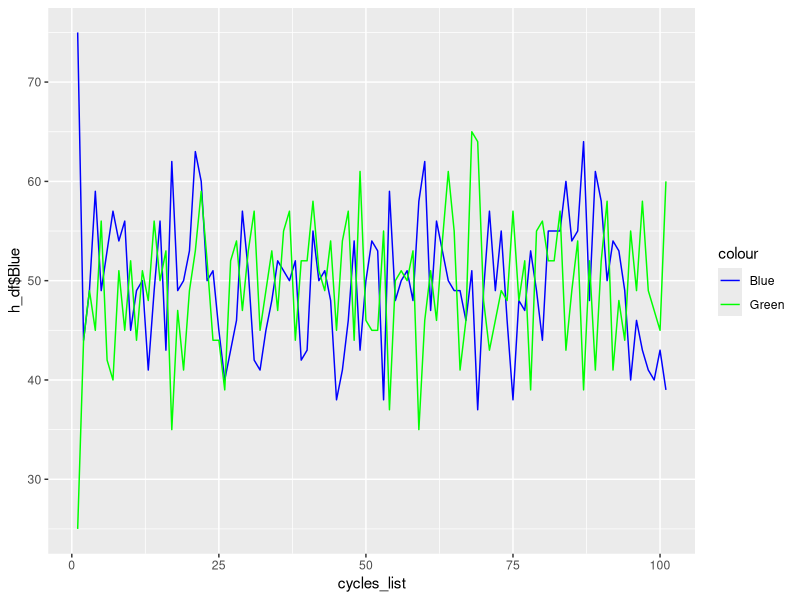

Generate this figure with R:
ptm <- proc.time()
# Initial parameters
blue_ant_number <- 75
green_ant_number <- 25
size <- 4
cycles <- 100
death <- TRUE
death_rate <- 50
birth <- TRUE
birth_rate <- 50


# run_colony <- function(blue_ant_number, green_ant_number, size, cycles){

total_ants <- blue_ant_number + green_ant_number

# Creating area for ants to move in (dimensions: size x size)
positions <- vector()
positions[1:(size^2)] <- c(1:(size^2))

# Creating the color history matrix and recording initial values
initial_blue <- c(blue_ant_number, integer(cycles))
initial_green <- c(green_ant_number, integer(cycles))
h_df <- data.frame(initial_blue, initial_green)
names(h_df) <- c("Blue", "Green")

# Creating the colony matrix
ant_matrix <- matrix(nrow=total_ants, ncol = 4)
column_names <- c("color", "position", "blue_met", "green_met")
colnames(ant_matrix) <- column_names

# Populating matrix with blue ants
ant_matrix[1:blue_ant_number, 1] <- "blue"
ant_matrix[1:blue_ant_number, 3:4] <- c(0,0)
ant_matrix[1:blue_ant_number, 2] <- sample(positions, blue_ant_number, replace = TRUE)

# Populating matrix with green ants
ant_matrix[(blue_ant_number + 1):(blue_ant_number + green_ant_number), 1] <- "green"
ant_matrix[(blue_ant_number + 1):(blue_ant_number + green_ant_number), 3:4] <- c(0,0)
ant_matrix[(blue_ant_number + 1):(blue_ant_number + green_ant_number), 2] <- sample(positions, green_ant_number, replace = TRUE)

# Checking for ants that met
for (pos in positions){
  inds <- which(ant_matrix[,2] == pos, arr.ind = FALSE)
  same <- matrix(ant_matrix[inds,], ncol = 4)
  blues <- nrow(as.matrix(same[same[,1] == "blue",]))
  greens <- nrow(as.matrix(same[same[,1] == "green",]))
  is_blue <- which(ant_matrix[inds, 1] == "blue")
  is_green <- which(ant_matrix[inds, 1] == "green")
  ant_matrix[inds[is_blue], 3] <- as.integer(blues) - 1
  ant_matrix[inds[is_blue], 4] <- as.integer(greens)
  ant_matrix[inds[is_green], 3] <- as.integer(blues)
  ant_matrix[inds[is_green], 4] <- as.integer(greens) - 1
}

# Running the cycles
for (i in 1:cycles){
  
  # Changing positions and killing ants
  death_val <- as.numeric(sample(100, total_ants, replace = TRUE))
  dead_ants <- which(death_val < death_rate, arr.ind = TRUE)
  live_ants <- which(death_val >= death_rate, arr.ind = TRUE)
  if (death == TRUE){
    if(nrow(ant_matrix) != 0){
      ant_matrix[live_ants, 2] <- sample(positions, (total_ants - length(dead_ants)), replace = TRUE)
    }
    total_ants <- total_ants - length(dead_ants)
    if(length(dead_ants) != 0){
      ant_matrix <- ant_matrix[-dead_ants,]
    }
  }else{
    ant_matrix[,2] <- sample(positions, total_ants, replace = TRUE)
  }
  if(total_ants == 0){
    break
  }
  
  # Birth of new ants
  if (birth == TRUE){
    birth_val <- as.numeric(sample(100, 100, replace = TRUE))
    new_ants <- length(which(birth_val < birth_rate, arr.ind = TRUE))
    if(new_ants > 0){
      new_colors <- sample(c("green", "blue"), new_ants, replace = TRUE)
      new_matrix <- cbind(new_colors, sample(positions, new_ants, replace = TRUE), 0, 0)
      colnames(new_matrix) <- column_names
      ant_matrix <- rbind(ant_matrix, new_matrix)
      total_ants <- total_ants + new_ants
    }
  }
  
  # Check if ants met
  # ptm <- proc.time()
  ant_matrix <- matrix(ant_matrix, ncol = 4)
  for (pos in positions){
    inds <- which(ant_matrix[,2] == pos, arr.ind = FALSE)
    same <- matrix(ant_matrix[inds,], ncol = 4)
    blues <- nrow(matrix(same[same[,1] == "blue",], ncol = 4))
    greens <- nrow(matrix(same[same[,1] == "green",], ncol = 4))
    is_blue <- which(ant_matrix[inds, 1] == "blue")
    is_green <- which(ant_matrix[inds, 1] == "green")
    ant_matrix[inds[is_blue], 3] <- as.integer(ant_matrix[inds[is_blue], 3]) + as.integer(blues) - 1
    ant_matrix[inds[is_blue], 4] <- as.integer(ant_matrix[inds[is_blue], 4]) + as.integer(greens)
    ant_matrix[inds[is_green], 3] <- as.integer(ant_matrix[inds[is_green], 3]) + as.integer(blues)
    ant_matrix[inds[is_green], 4] <- as.integer(ant_matrix[inds[is_green], 4]) + as.integer(greens) - 1
  }
  # proc.time() - ptm
  
  # Timing is roughly similar to above, but going with above to reduce loops
  # ptm <- proc.time()
  # for (u in 1:(total_ants)){
  #   for (v in 1:(total_ants)){
  #     if (v == u){
  #       next
  #     }else{
  #       if (ant_matrix[u, 2] == ant_matrix[v, 2]){
  #         if (ant_matrix[v, 1] == "blue"){
  #           ant_matrix[u, 3] <- as.integer(ant_matrix[1, 3]) + 1
  #         }else{
  #           ant_matrix[u, 4] <- as.integer(ant_matrix[1, 4]) + 1
  #         }
  #       }
  #     }
  #   }
  # }
  # 
  # proc.time() - ptm
  
  # Check if ants reached color change threshold and add to color history
  threshold <- total_ants/2
  green_change <- which(ant_matrix[,3] > threshold & ant_matrix[,4] < threshold, arr.ind = TRUE)
  blue_change <- which(ant_matrix[,3] < threshold & ant_matrix[,4] > threshold, arr.ind = TRUE)
  ant_matrix[green_change, 1] <- "green"
  ant_matrix[green_change, 3:4] <- c(0,0)
  ant_matrix[blue_change, 1] <- "blue"
  ant_matrix[blue_change, 3:4] <- c(0,0)
  new_blue <- nrow(as.matrix(ant_matrix[ant_matrix[,1] == "blue",]))
  new_green <- nrow(as.matrix(ant_matrix[ant_matrix[,1] == "green",]))
  h_df$Blue[(i+1)] <- new_blue
  h_df$Green[(i+1)] <- new_green
}



# Plotting the color history
library(ggplot2)
cycles_list <- c(0:cycles+1)
h <- ggplot(h_df, aes(x=cycles_list)) + 
  geom_line(aes(y=h_df$Blue, colour="Blue")) + 
  geom_line(aes(y=h_df$Green, colour="Green")) +
  scale_color_manual(values=c("blue", "green"))
h
proc.time() - ptm
  
  # return(history_list[-1])
# }

# run_colony(2, 3, 3, 3)
